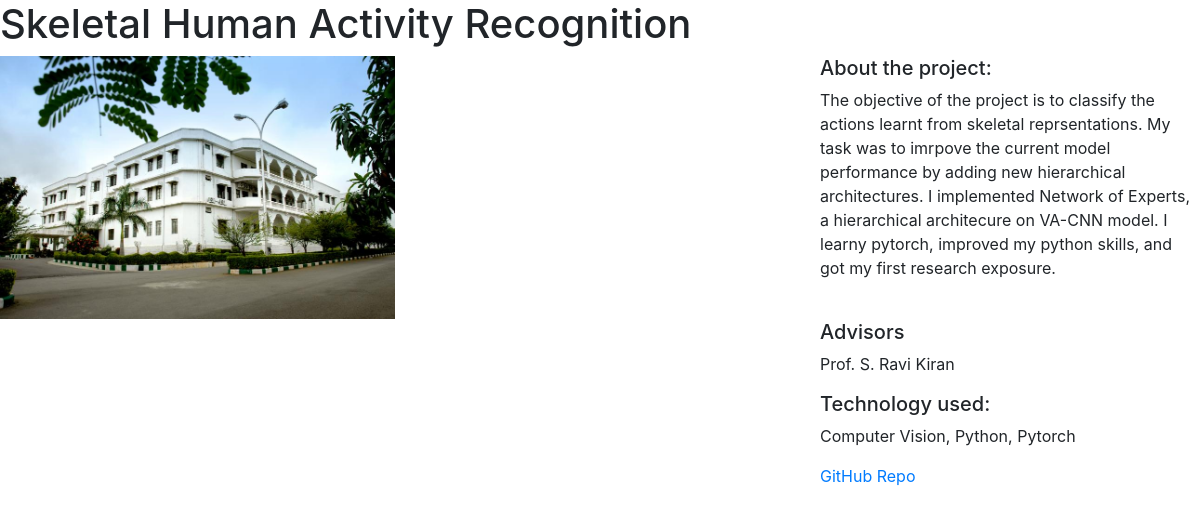
The page /projects/4/ on the database its author committed.
### projects/models.py (models this page shows)
class Project(models.Model):
	title = models.CharField(max_length = 100)
	description = models.TextField()
	Advisors = models.TextField()
	Location = models.TextField()
	Duration = models.TextField()
	language = models.CharField(max_length = 100)
	link = models.TextField()
	image = models.FilePathField(path = '/img')

### projects/views.py (the view)
# urls.py: path("<int:pk>/", views.project_detail, name="project_detail"),
def project_detail(request, pk):
    project = Project.objects.get(pk=pk)
    context = {
        'project': project
    }
    return render(request, 'project_detail.html', context)

### projects/templates/project_detail.html
{% extends "base.html" %}
{% load static %}
{% block page_content %}
<h1>{{ project.title }}</h1>
<div class="row">
    <div class="col-md-8">
        <img src="{% static project.image %}" alt="" width="50%">
    </div>
    <div class="col-md-4">
        <h5>About the project:</h5>
        <p>{{ project.description }}</p>
        <br>
        <h5>Advisors</h5>
        <p>{{ project.Advisors}}</p>
        <h5>Technology used:</h5>
        <p>{{project.language}}</p>
        <a href="https://github.com/Sirish07/Deep-Clean">GitHub Repo</a>
    </div>
</div>
{% endblock %}

### rows shown on the page
Project: title "Skeletal Human Activity Recognition", image (picture), description "The objective of the project is to classify the actions learnt from skeletal reprsentations. My task was to imrpove the current model performance by adding new hierarchical architectures. I implemented Network of Experts, a hierarchical architecure on VA-CNN model. I learny pytorch, improved my python skills, and got my first research exposure.", Advisors "Prof. S. Ravi Kiran", language "Computer Vision, Python, Pytorch"
